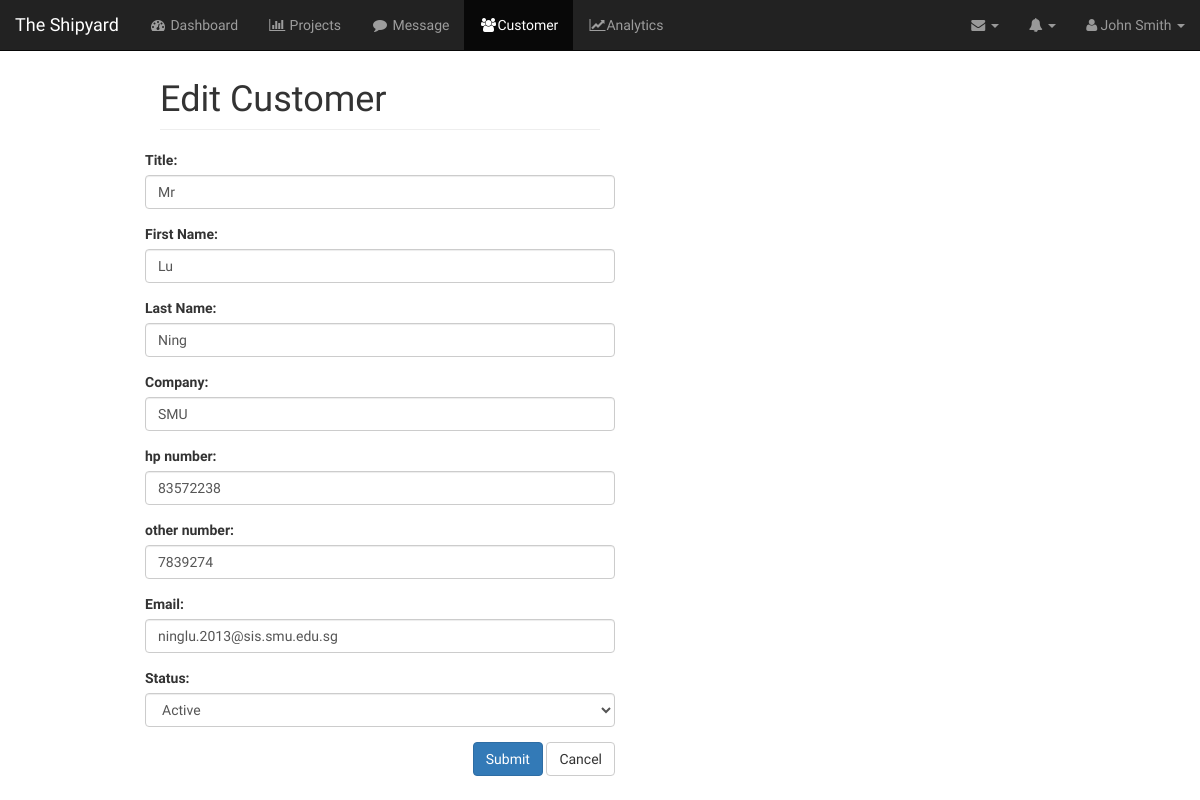
/Customers/update_customer/1, run on the app's committed database.
### tables this page shows
CREATE TABLE IF NOT EXISTS `customer` (
  `c_id` int(11) NOT NULL AUTO_INCREMENT,
  `title` varchar(20) NOT NULL,
  `first_name` varchar(100) NOT NULL,
  `last_name` varchar(100) NOT NULL,
  `company_name` varchar(200) NOT NULL,
  `password_hash` varchar(200) NOT NULL,
  `hp_number` varchar(20) NOT NULL,
  `other_number` varchar(20) DEFAULT NULL,
  `email` varchar(200) NOT NULL,
  `is_active` tinyint(4) NOT NULL DEFAULT '1',
  `last_updated` timestamp NOT NULL,
  `username` varchar(50) NOT NULL,
  PRIMARY KEY (`c_id`),
  KEY `c_id` (`c_id`)
);

### application/controllers/Customers.php (called while the page is built, shortened)
<?php
class Customers extends CI_Controller {
    public function __construct()
    {
        $this->load->library('session');
        $this->load->helper('url');
        $this->load->model("Customer_model");
    }
    public function update_customer($c_id){
        $this->load->view('customer/customer_edit',$data=["customer"=>$this->Customer_model->retrieve($c_id)]);
    }
}

### index.php (called while the page is built, shortened)
<?php
require_once BASEPATH.'core/CodeIgniter.php';

### application/models/Customer_model.php (called while the page is built, shortened)
<?php
class Customer_model extends CI_Model
{
    public function retrieve($input_c_id){
        if(isset($input_c_id)){
            $query = $this->db->get_where("customer",["c_id"=>$input_c_id]);
            if( $query->num_rows()>0){
                return $query->row_array();
            }
        }
        return null;
    }
}

### application/views/customer/customer_edit.php (the view, shortened to what this page needs)
<!DOCTYPE html>
<html>
<head lang="en">
    <link href="<?=base_url().'css/bootstrap.min.css'?>" rel="stylesheet">
    <link href="<?=base_url().'css/bootstrap.min.css'?>" rel="stylesheet">
    <link href="<?=base_url().'css/sb-admin.css'?>" rel="stylesheet">
    <link rel="stylesheet" href="<?=base_url().'css/sidebar-left.css'?>">
    <link href="<?=base_url().'css/font-awesome.min.css'?>" rel="stylesheet" type="text/css">
    <link rel="stylesheet" href="http://cdn.datatables.net/1.10.2/css/jquery.dataTables.min.css">
</head>
<body>
<nav class="navbar navbar-inverse navbar-fixed-top" role="navigation">
    <div class="navbar-header">
        <a class="navbar-brand" href="index.html">The Shipyard </a>
    </div>
    <ul class="nav navbar-nav">
        <li>
            <a href="index.html"><i class="fa fa-fw fa-dashboard"></i> Dashboard</a>
        </li>
        <li>
            <a href="projects.html"><i class="fa fa-fw fa-bar-chart-o"></i> Projects</a>
        </li>
        <li>
            <a href="chat.html"><i class="fa fa-fw fa-comment"></i> Message</a>
        </li>
        <li  class="active">
            <a href="<?=base_url().'Customers/list_all'?>"><i class="fa fa-fw fa-users"></i>Customer</a>
        </li>
        <li>
            <a href="customers.html"><i class="fa fa-fw fa-line-chart"></i>Analytics</a>
        </li>
    </ul>
    <ul class="nav navbar-right top-nav">
        <li class="dropdown">
            <a href="#" class="dropdown-toggle" data-toggle="dropdown"><i class="fa fa-envelope"></i> <b class="caret"></b></a>
        </li>
        <li class="dropdown">
            <a href="#" class="dropdown-toggle" data-toggle="dropdown"><i class="fa fa-bell"></i> <b class="caret"></b></a>
        </li>
        <li class="dropdown">
            <a href="#" class="dropdown-toggle" data-toggle="dropdown"><i class="fa fa-user"></i> John Smith <b class="caret"></b></a>
        </li>
    </ul>
</nav>
<div class="col-lg-offset-1 col-lg-5 content">
    <div class="col-lg-12">
        <h1 class="page-header">
            Edit Customer
        </h1>
    </div>
    <?php $c=$customer;?>
    <div class="row">
        <div class="col-lg-12">
            <form role="form" action="<?=base_url().'Customers/edit/'.$c["c_id"]?>" method="post">
                <div class="form-group">
                    <label for="title">Title:</label>
                    <input name="title" id="title" type="text" class="form-control" value=<?=$c['title']?> >
                </div>
                <div class="form-group">
                    <label for="first_name">First Name:</label>
                    <input name="first_name" id="first_name" type="text" class="form-control" value="<?=$c['first_name']?>">
                </div>
                <div class="form-group">
                    <label for="last_name">Last Name:</label>
                    <input name="last_name" id="last_name" type="text" class="form-control" value="<?=$c['last_name']?>">
                </div>
                <div class="form-group">
                    <label for="company_name">Company:</label>
                    <input name="company_name" id="company_name" type="text" class="form-control" value=<?=$c['company_name']?>>
                </div>
                <div class="form-group">
                    <label for="hp_number">hp number:</label>
                    <input name="hp_number" id="hp_number" type="text" class="form-control" value=<?=$c['hp_number']?>>
                </div>
                <div class="form-group">
                    <label for="other_number">other number:</label>
                    <input name="other_number" id="other_number" type="text" class="form-control" value=<?=$c['other_number']?>>
                </div>
                <div class="form-group">
                    <label for="email">Email:</label>
                    <input name="email" id="email" type="email" class="form-control" value=<?=$c['email']?>>
                </div>
                <div class="form-group">
                    <label for="status">Status:</label>
                    <select name="status" id="status" class="form-control" name="status">
                        <?php if($c['is_active']==1):?>
                            <option value="1">Active</option>
                        <?php else:?>
                            <option value="0">Deactivated</option>
                            <option value="1">Active</option>
                        <?php endif?>
                    </select>
                </div>
                <div class="pull-right">
                    <input type="submit" name="submit" id="submit" class="btn btn-primary" value="Submit">
                    <a href="<?=base_url().'Customers/list_all'?>" class="btn btn-default">Cancel</a>
                </div>
            </form>
        </div>
    </div>
</div>
</body>
</html>

### css/sb-admin.css (style rules this page uses)
body { font-family: Francois One; margin-top:50px; }
@media (min-width:768px) { body { margin-top: 50px; } }
.top-nav { padding: 0 15px; }
.top-nav>li { display: inline-block; float: left; }
.top-nav>li>a { padding-top: 15px; padding-bottom: 15px; line-height: 20px; color: #999; }
.content { margin-top:40px; }

### css/sidebar-left.css (style rules this page uses)
body { margin: 0; padding: 0; }
.content { margin-left: 130px; }

### data on the page
customer: title "Mr", first_name "Lu", last_name "Ning", company_name "SMU", hp_number "83572238", other_number "7839274", email "ninglu.2013@sis.smu.edu.sg", status "Active"
